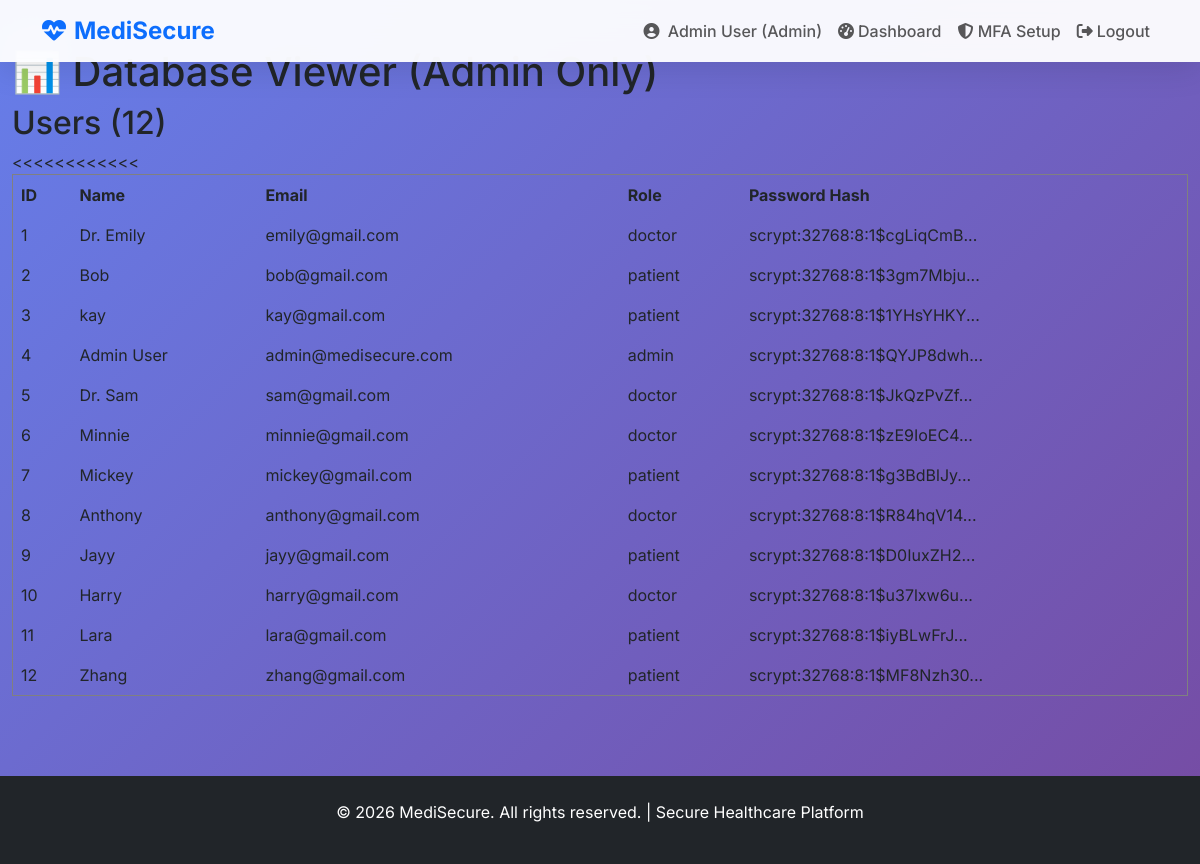
/db-viewer (signed in), run on the app's committed database.
### app.py (models this page shows, shortened)
class User(UserMixin, db.Model):
    id = db.Column(db.Integer, primary_key=True)
    full_name = db.Column(db.String(100), nullable=False)
    email = db.Column(db.String(120), unique=True, nullable=False)
    password_hash = db.Column(db.String(255), nullable=False)
    mfa_secret = db.Column(db.String(32), nullable=True)
    mfa_enabled = db.Column(db.Boolean, default=False)
    role = db.Column(db.String(20), default='patient')  # 'admin', 'doctor', 'patient'
    specialty = db.Column(db.String(50), nullable=True)

### app.py (the view)
@app.route('/db-viewer')
@login_required
def db_viewer():
    if current_user.role != 'admin':
        flash('Admin access only!', 'danger')
        return redirect(url_for('home'))
    users = User.query.all()
    appts = Appointment.query.all()
    return render_template('db_viewer.html', users=users, appointments=appts)

### app.py (called while the page is built)
@login_manager.user_loader
@login_manager.user_loader
def load_user(user_id):
    return User.query.get(int(user_id))

### templates/db_viewer.html (shortened to what this page needs)
{% extends "base.html" %}
{% block content %}
<h1>📊 Database Viewer (Admin Only)</h1>
<h2>Users ({{ users|length }})</h2>
<table border="1" cellpadding="8" cellspacing="0" style="width:100%; border-collapse: collapse;">
    <tr>
        <th>ID</th>
        <th>Name</th>
        <th>Email</th>
        <th>Role</th>
        <th>Password Hash</th>
    </tr>
    {% for user in users %}
    <tr>
        <td>{{ user.id }}</td>
        <td>{{ user.full_name }}</td>
        <td>{{ user.email }}</td>
        <td>{{ user.role }}</td>
        <<td>
            {% if user.password_hash %}
                {{ user.password_hash[:25] }}...
            {% else %}
                No password set
            {% endif %}
        </td>
    </tr>
    {% endfor %}
</table>
{% endblock %}

### templates/base.html (shortened to what this page needs)
<!DOCTYPE html>
<html lang="en">
<head>
    <link href="https://cdn.jsdelivr.net/npm/bootstrap@5.3.3/dist/css/bootstrap.min.css" rel="stylesheet">
    <link href="https://cdnjs.cloudflare.com/ajax/libs/font-awesome/6.5.1/css/all.min.css" rel="stylesheet">
</head>
<body>
    <nav class="navbar navbar-expand-lg navbar-light fixed-top">
        <div class="container">
            <a class="navbar-brand text-primary" href="{{ url_for('home') }}">
                <i class="fas fa-heartbeat me-2"></i>MediSecure
            </a>
            <div class="collapse navbar-collapse" id="navbarNav">
                <ul class="navbar-nav ms-auto">
                    {% if current_user.is_authenticated %}
                        <li class="nav-item">
                            <span class="nav-link">
                                <i class="fas fa-user-circle me-1"></i>
                                {{ current_user.full_name }} ({{ current_user.role.title() }})
                            </span>
                        </li>
                        <li class="nav-item">
                            <a class="nav-link" href="{{ url_for('dashboard') }}">
                                <i class="fas fa-tachometer-alt me-1"></i>Dashboard
                            </a>
                        </li>
                        <a href="{{ url_for('mfa_setup') }}" class="nav-link">
                            <i class="fas fa-shield-alt"></i> MFA Setup
                        </a>
                        <li class="nav-item">
                            <a class="nav-link" href="{{ url_for('logout') }}">
                                <i class="fas fa-sign-out-alt me-1"></i>Logout
                            </a>
                        </li>
                    {% endif %}
                </ul>
            </div>
        </div>
    </nav>
    <main class="pt-5">
        <div class="container-fluid">
            {% block content %}{% endblock %}
        </div>
    </main>
    <footer class="bg-dark text-white text-center py-4 mt-5">
        <p>&copy; 2026 MediSecure. All rights reserved. | Secure Healthcare Platform</p>
    </footer>
</body>
</html>

### templates/base.html (style rules this page uses)
* { font-family: 'Inter', sans-serif; }
body { background: linear-gradient(135deg, #667eea 0%, #764ba2 100%); min-height: 100vh; margin: 0; }
.navbar { background: rgba(255,255,255,0.95) !important; backdrop-filter: blur(20px); box-shadow: 0 8px 32px rgba(0,0,0,0.1); }
.navbar-brand { font-weight: 700; font-size: 1.5rem; }
.navbar-nav .nav-link { font-weight: 500; }
main { padding: 2rem 0; }

### data on the page
User: full_name "Admin User", role "Admin", id "4", email "admin@medisecure.com", role "admin", password_hash "scrypt:32768:8:1$QYJP8dwh"
User: id "1", full_name "Dr. Emily", email "emily@gmail.com", role "doctor", password_hash "scrypt:32768:8:1$cgLiqCmB"
User: id "2", full_name "Bob", email "bob@gmail.com", role "patient", password_hash "scrypt:32768:8:1$3gm7Mbju"
User: id "3", full_name "kay", email "kay@gmail.com", role "patient", password_hash "scrypt:32768:8:1$1YHsYHKY"
User: id "5", full_name "Dr. Sam", email "sam@gmail.com", role "doctor", password_hash "scrypt:32768:8:1$JkQzPvZf"
User: id "6", full_name "Minnie", email "minnie@gmail.com", role "doctor", password_hash "scrypt:32768:8:1$zE9IoEC4"
User: id "7", full_name "Mickey", email "mickey@gmail.com", role "patient", password_hash "scrypt:32768:8:1$g3BdBlJy"
User: id "8", full_name "Anthony", email "anthony@gmail.com", role "doctor", password_hash "scrypt:32768:8:1$R84hqV14"
User: id "9", full_name "Jayy", email "jayy@gmail.com", role "patient", password_hash "scrypt:32768:8:1$D0IuxZH2"
User: id "10", full_name "Harry", email "harry@gmail.com", role "doctor", password_hash "scrypt:32768:8:1$u37lxw6u"
User: id "11", full_name "Lara", email "lara@gmail.com", role "patient", password_hash "scrypt:32768:8:1$iyBLwFrJ"
User: id "12", full_name "Zhang", email "zhang@gmail.com", role "patient", password_hash "scrypt:32768:8:1$MF8Nzh30"

### other printed values
{{ users|length }} "12"
